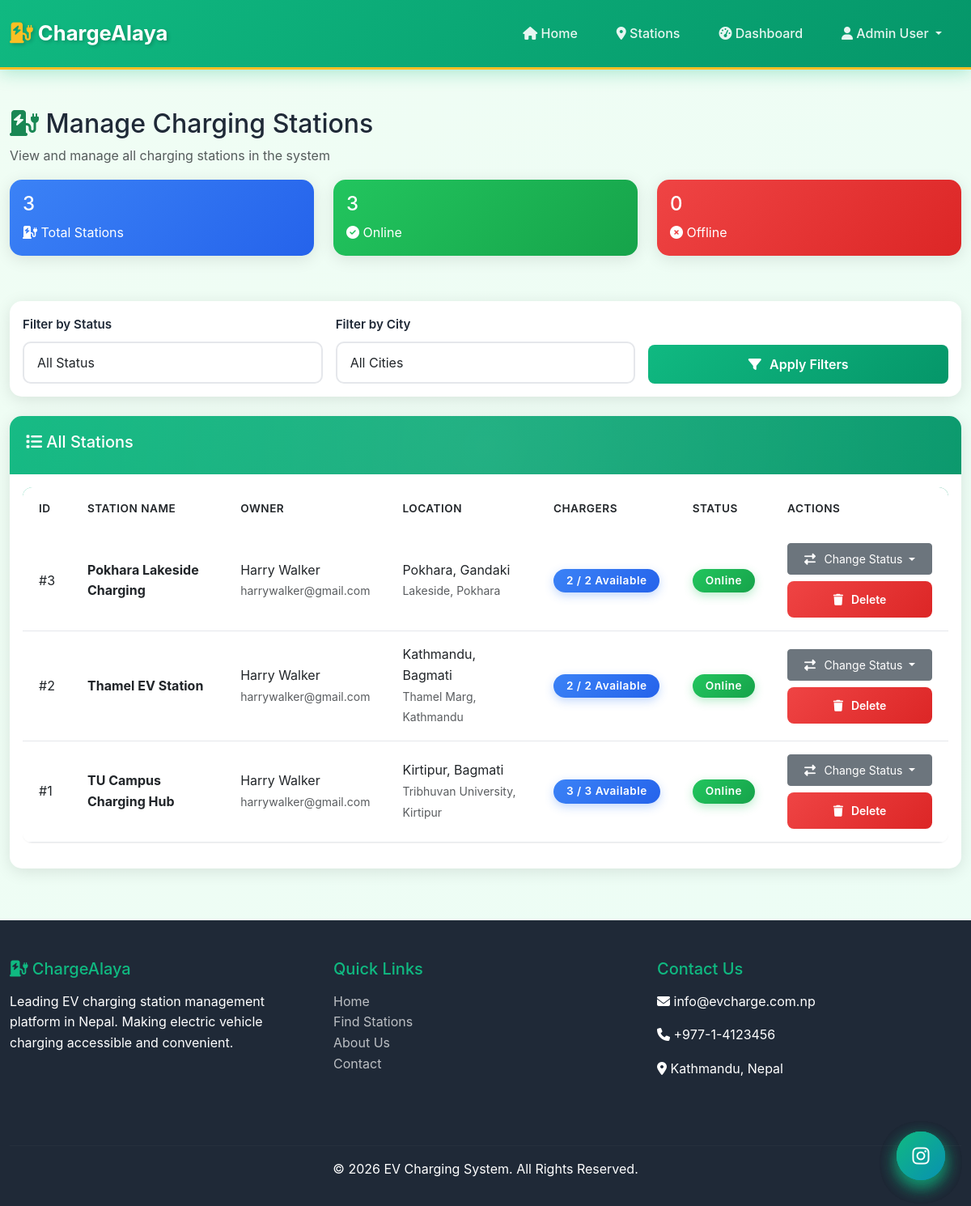
The page /admin/stations.php (signed in) on the database its author committed.
### tables this page shows
CREATE TABLE `charging_stations` (
  `station_id` int(11) NOT NULL,
  `station_name` varchar(200) NOT NULL,
  `user_id` int(11) NOT NULL,
  `address` text NOT NULL,
  `city` varchar(100) DEFAULT NULL,
  `province` varchar(100) DEFAULT NULL,
  `latitude` decimal(10,8) DEFAULT NULL,
  `longitude` decimal(11,8) DEFAULT NULL,
  `operating_hours` varchar(100) DEFAULT NULL,
  `status` enum('online','offline','under_maintenance') DEFAULT 'online'
);

CREATE TABLE `users` (
  `user_id` int(11) NOT NULL,
  `first_name` varchar(100) NOT NULL,
  `last_name` varchar(100) NOT NULL,
  `email` varchar(255) NOT NULL,
  `password_hash` varchar(255) NOT NULL,
  `phone` varchar(10) NOT NULL,
  `role` enum('admin','station_owner','ev_owner') NOT NULL DEFAULT 'ev_owner',
  `status` enum('active','blocked') DEFAULT 'active',
  `created_at` timestamp NOT NULL DEFAULT current_timestamp()
);

### admin/stations.php (the view, shortened to what this page needs)
<?php
include '../partials/header.php';
$db = new Database();
$conn = $db->connect();
$query = "SELECT cs.*, u.first_name, u.last_name, u.email,
          COUNT(DISTINCT c.charger_id) as charger_count,
          SUM(CASE WHEN c.status = 'available' THEN 1 ELSE 0 END) as available_chargers
          FROM charging_stations cs
          JOIN users u ON cs.user_id = u.user_id
          LEFT JOIN chargers c ON cs.station_id = c.station_id
          WHERE 1=1";
$query .= " GROUP BY cs.station_id ORDER BY cs.station_name";
$stations = $conn->query($query);
$total_stations = $conn->query("SELECT COUNT(*) as count FROM charging_stations")->fetch_assoc()['count'];
$online_stations = $conn->query("SELECT COUNT(*) as count FROM charging_stations WHERE status = 'online'")->fetch_assoc()['count'];
$offline_stations = $conn->query("SELECT COUNT(*) as count FROM charging_stations WHERE status = 'offline'")->fetch_assoc()['count'];
?>
<div class="container my-5">
    <h2><i class="fas fa-charging-station text-success"></i> Manage Charging Stations</h2>
    <p class="text-muted">View and manage all charging stations in the system</p>
    <div class="row mb-4">
        <div class="col-md-4">
            <div class="card bg-primary text-white">
                <div class="card-body">
                    <h4><?php echo $total_stations; ?></h4>
                    <p class="mb-0"><i class="fas fa-charging-station"></i> Total Stations</p>
                </div>
            </div>
        </div>
        <div class="col-md-4">
            <div class="card bg-success text-white">
                <div class="card-body">
                    <h4><?php echo $online_stations; ?></h4>
                    <p class="mb-0"><i class="fas fa-check-circle"></i> Online</p>
                </div>
            </div>
        </div>
        <div class="col-md-4">
            <div class="card bg-danger text-white">
                <div class="card-body">
                    <h4><?php echo $offline_stations; ?></h4>
                    <p class="mb-0"><i class="fas fa-times-circle"></i> Offline</p>
                </div>
            </div>
        </div>
    </div>
    <div class="card mb-4">
        <div class="card-body">
            <form method="GET" action="" class="row g-3">
                <div class="col-md-4">
                    <label for="status" class="form-label">Filter by Status</label>
                    <select class="form-control" id="status" name="status">
                        <option value="">All Status</option>
                    </select>
                </div>
                <div class="col-md-4">
                    <label for="city" class="form-label">Filter by City</label>
                    <select class="form-control" id="city" name="city">
                        <option value="">All Cities</option>
                    </select>
                </div>
                <div class="col-md-4 d-flex align-items-end">
                    <button type="submit" class="btn btn-custom w-100">
                        <i class="fas fa-filter"></i> Apply Filters
                    </button>
                </div>
            </form>
        </div>
    </div>
    <div class="card">
        <div class="card-header">
            <h5><i class="fas fa-list"></i> All Stations</h5>
        </div>
        <div class="card-body">
            <div class="table-responsive">
                <table class="table table-custom">
                    <thead>
                        <tr>
                            <th>ID</th>
                            <th>Station Name</th>
                            <th>Owner</th>
                            <th>Location</th>
                            <th>Chargers</th>
                            <th>Status</th>
                            <th>Actions</th>
                        </tr>
                    </thead>
                    <tbody>
                        <?php while ($station = $stations->fetch_assoc()): ?>
                            <tr>
                                <td>#<?php echo $station['station_id']; ?></td>
                                <td><strong><?php echo htmlspecialchars($station['station_name']); ?></strong></td>
                                <td>
                                    <?php echo htmlspecialchars($station['first_name'] . ' ' . $station['last_name']); ?><br>
                                    <small class="text-muted"><?php echo htmlspecialchars($station['email']); ?></small>
                                </td>
                                <td>
                                    <?php echo htmlspecialchars($station['city'] . ', ' . $station['province']); ?><br>
                                    <small class="text-muted"><?php echo htmlspecialchars($station['address']); ?></small>
                                </td>
                                <td>
                                    <span class="badge bg-primary">
                                        <?php echo $station['available_chargers']; ?> / <?php echo $station['charger_count']; ?> Available
                                    </span>
                                </td>
                                <td>
                                    <?php
                                    $status_class = '';
                                    switch($station['status']) {
                                        case 'online': $status_class = 'bg-success'; break;
                                    }
                                    ?>
                                    <span class="badge <?php echo $status_class; ?>">
                                        <?php echo ucwords(str_replace('_', ' ', $station['status'])); ?>
                                    </span>
                                </td>
                                <td>
                                    <div class="d-grid gap-2" style="min-width: 150px;">
                                        <button type="button" class="btn btn-sm btn-secondary dropdown-toggle" data-bs-toggle="dropdown">
                                            <i class="fas fa-exchange-alt"></i> Change Status
                                        </button>
                                        <a href="?delete_station=<?php echo $station['station_id']; ?>"
                                           class="btn btn-sm btn-danger-custom"
                                           onclick="return confirm('Delete this station? This will also delete all chargers and sessions!')">
                                            <i class="fas fa-trash"></i> Delete
                                        </a>
                                    </div>
                                </td>
                            </tr>
                        <?php endwhile; ?>
                    </tbody>
                </table>
            </div>
        </div>
    </div>
</div>
<?php
include '../partials/footer.php';
?>

### assets/css/view_receipt.css (style rules this page uses)
@media screen { .card { box-shadow: 0 4px 20px rgba(0,0,0,0.1); } }

### rows shown on the page
charging_stations: station_id "3", station_name "Pokhara Lakeside Charging", user.last_name "Harry Walker", user.email "harrywalker@gmail.com", city+province "Pokhara, Gandaki", address "Lakeside, Pokhara", available_chargers "2", charger_count "2", status "Online"
charging_stations: station_id "2", station_name "Thamel EV Station", user.last_name "Harry Walker", user.email "harrywalker@gmail.com", city+province "Kathmandu, Bagmati", address "Thamel Marg, Kathmandu", available_chargers "2", charger_count "2", status "Online"
charging_stations: station_id "1", station_name "TU Campus Charging Hub", user.last_name "Harry Walker", user.email "harrywalker@gmail.com", city+province "Kirtipur, Bagmati", address "Tribhuvan University, Kirtipur", available_chargers "3", charger_count "3", status "Online"

### other values the page prints
$_SESSION['name'] "Admin User"
$total_stations "3"
$online_stations "3"
$offline_stations "0"
